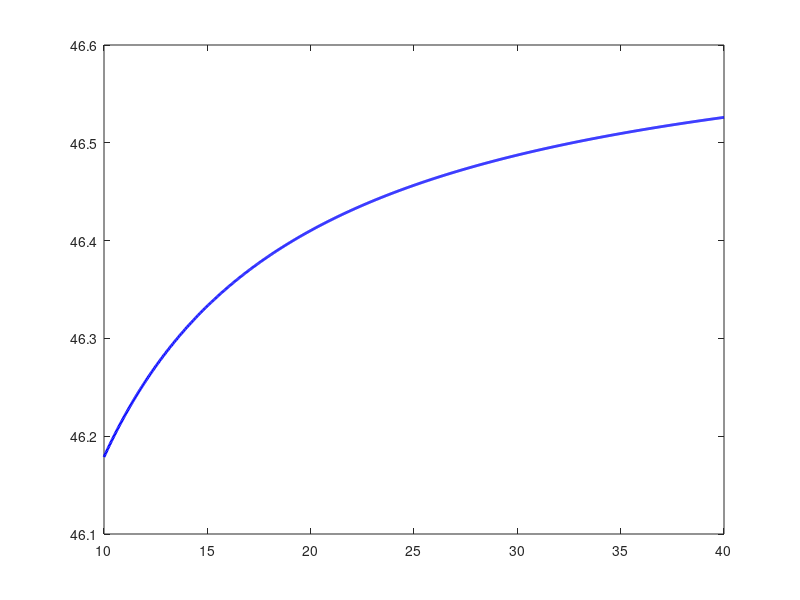

Recreate this plot in MATLAB. (Note: this script raises an error after producing the figure.)
% 定义参数
w_min = 10; % 最小工资
w_max = 40; % 最大工资
n = 1000; % 离散化点的数量
alpha = 0.2; % job separation rate
beta = 0.98; % discount rate
gamma = 0.7; % job offer rate
sigma = 2; % utility parameter
b = 6; % unemployment benefit
rho = 1; % 初始化收敛性参数

% 计算离散化的工资点
w = linspace(w_min, w_max, n+1);

% 初始价值函数猜测
VE = zeros(n+1, 1);
VU = 0;

% 收敛性阈值
tolerance = 1e-9;

max_iter = 10000; % 最大迭代次数
for iter = 1:max_iter
    VE_new = zeros(n+1, 1);
    VU_new = 0;
    
    % 更新VE
    for j = 1:n+1
        u_w = (w(j)^(1-sigma) - 1)/(1 - sigma);
        VE_new(j) = u_w + beta*(alpha*VU + (1 - alpha)*VE(j));
    end
    
    % 更新VU
    u_b = (b^(1-sigma) - 1)/(1 - sigma);
    expectation = 0;
    for j = 1:n+1
        expectation = expectation + (max(VE(j), VU)) / (n+1);
    end
    VU_new = u_b + beta*((1 - gamma)*VU + gamma*expectation);
    
    % 检查收敛性
    diff_VE = max(abs(VE_new - VE));
    diff_VU = abs(VU_new - VU);
    rho = max(diff_VE, diff_VU);
    VE = VE_new;
    VU = VU_new;
    
    if rho < tolerance
        break;
    end
end

disp(['Converged after ', num2str(iter), ' iterations.']);

% 绘制图形
figure;
plot(w, VE, 'b', 'LineWidth', 2);
hold on;
yline(VU, 'r--', 'LineWidth', 2);
xlabel('Wage (w)');
ylabel('Value Function');
legend('V_E(w)', 'V_U', 'Location', 'NorthWest');
title('Value Functions V_E and V_U');
grid on;

% 找到保留工资 w_R
idx = find(VE > VU, 1, 'first');
w_R = w(idx);
disp(['Reservation wage: ', num2str(w_R)]);